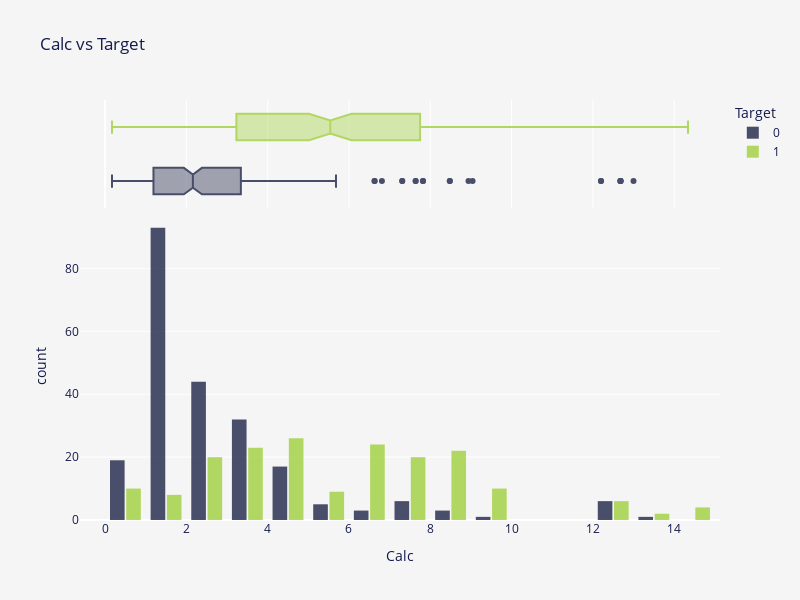

Notebook code for this chart:
### Markdown cell above
<p style="font-size:20px; font-family:JetBrains Mono; color:#3E3F4C; border-bottom: 3px solid #2a357d">Notes 📜</p>
<blockquote style="margin-right:auto; margin-left:auto; background-color:#fffaf6; padding: 15px; border-radius: 10px 10px">
    <ul style="font-size:16px; font-family:JetBrains Mono; color:#3E3F4C; margin-right: 10px; margin-top: 2px; margin-bottom: 2px">
        <li>Regarding <code>Urea</code>, it's clearly visible that the higher the <code>Urea</code>, the higher chance of kidney stones presence.</li>
    </ul>
</blockquote>

### Code cell
fig = px.histogram(
    train,
    x="Calc",
    color="Target",
    color_discrete_sequence=["#0f173b", "#9acd32"],
    marginal="box",
    barmode="group",
    hover_data=train.columns,
    height=600,
    width=800,
    title="Calc vs Target",
)
fig.update_layout(
    font=dict(color=FONT_COLOR),
    plot_bgcolor=BACKGROUND_COLOR,
    paper_bgcolor=BACKGROUND_COLOR,
    bargap=0.2,
    bargroupgap=0.1,
)
fig.update_traces(opacity=0.75)
fig.show()

### Figure 1 — Plotly figure (JSON) as saved in the notebook; plotly's stock layout.template omitted (floating-point values rounded to 4 significant figures; data arrays with more than 128 entries replaced by an {"elided": "..."} marker saying what was removed)
{"data": [{"alignmentgroup": "True", "bingroup": "x", "hovertemplate": "Target=0<br>Calc=%{x}<br>count=%{y}<extra></extra>", "legendgroup": "0", "marker": {"color": "#0f173b", "pattern": {"shape": ""}}, "name": "0", "offsetgroup": "0", "opacity": 0.75, "orientation": "v", "showlegend": true, "type": "histogram", "x": {"elided": "230 float values"}, "xaxis": "x", "yaxis": "y"}, {"alignmentgroup": "True", "customdata": {"elided": "230x6 float values"}, "hovertemplate": "Target=%{customdata[5]}<br>Calc=%{x}<br>Gravity=%{customdata[0]}<br>Ph=%{customdata[1]}<br>Osmo=%{customdata[2]}<br>Cond=%{customdata[3]}<br>Urea=%{customdata[4]}<extra></extra>", "legendgroup": "0", "marker": {"color": "#0f173b"}, "name": "0", "notched": true, "offsetgroup": "0", "opacity": 0.75, "showlegend": false, "type": "box", "x": {"elided": "230 float values"}, "xaxis": "x2", "yaxis": "y2"}, {"alignmentgroup": "True", "bingroup": "x", "hovertemplate": "Target=1<br>Calc=%{x}<br>count=%{y}<extra></extra>", "legendgroup": "1", "marker": {"color": "#9acd32", "pattern": {"shape": ""}}, "name": "1", "offsetgroup": "1", "opacity": 0.75, "orientation": "v", "showlegend": true, "type": "histogram", "x": {"elided": "184 float values"}, "xaxis": "x", "yaxis": "y"}, {"alignmentgroup": "True", "customdata": {"elided": "184x6 float values"}, "hovertemplate": "Target=%{customdata[5]}<br>Calc=%{x}<br>Gravity=%{customdata[0]}<br>Ph=%{customdata[1]}<br>Osmo=%{customdata[2]}<br>Cond=%{customdata[3]}<br>Urea=%{customdata[4]}<extra></extra>", "legendgroup": "1", "marker": {"color": "#9acd32"}, "name": "1", "notched": true, "offsetgroup": "1", "opacity": 0.75, "showlegend": false, "type": "box", "x": {"elided": "184 float values"}, "xaxis": "x2", "yaxis": "y2"}], "layout": {"bargap": 0.2, "bargroupgap": 0.1, "barmode": "group", "font": {"color": "#141B4D"}, "height": 600, "legend": {"title": {"text": "Target"}, "tracegroupgap": 0}, "paper_bgcolor": "#F6F5F5", "plot_bgcolor": "#F6F5F5", "title": {"text": "Calc vs Target"}, "width": 800, "xaxis": {"anchor": "y", "domain": [0, 1], "title": {"text": "Calc"}}, "xaxis2": {"anchor": "y2", "domain": [0, 1], "matches": "x", "showgrid": true, "showticklabels": false}, "yaxis": {"anchor": "x", "domain": [0, 0.7326], "title": {"text": "count"}}, "yaxis2": {"anchor": "x2", "domain": [0.7426, 1], "matches": "y2", "showgrid": false, "showline": false, "showticklabels": false, "ticks": ""}}}
